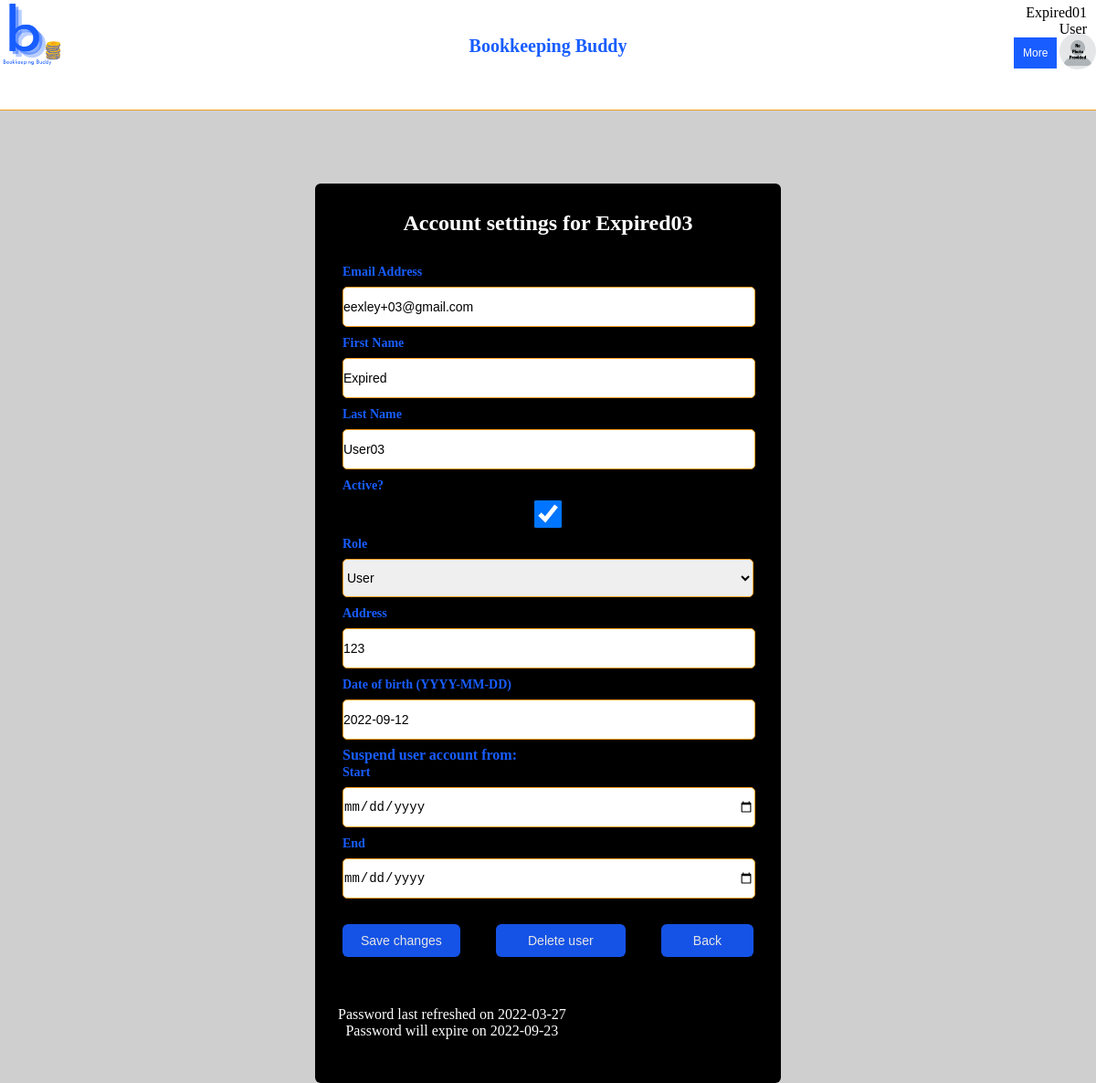
The page /auth/edit_user/Expired03 (signed in) on the database as committed earlier.
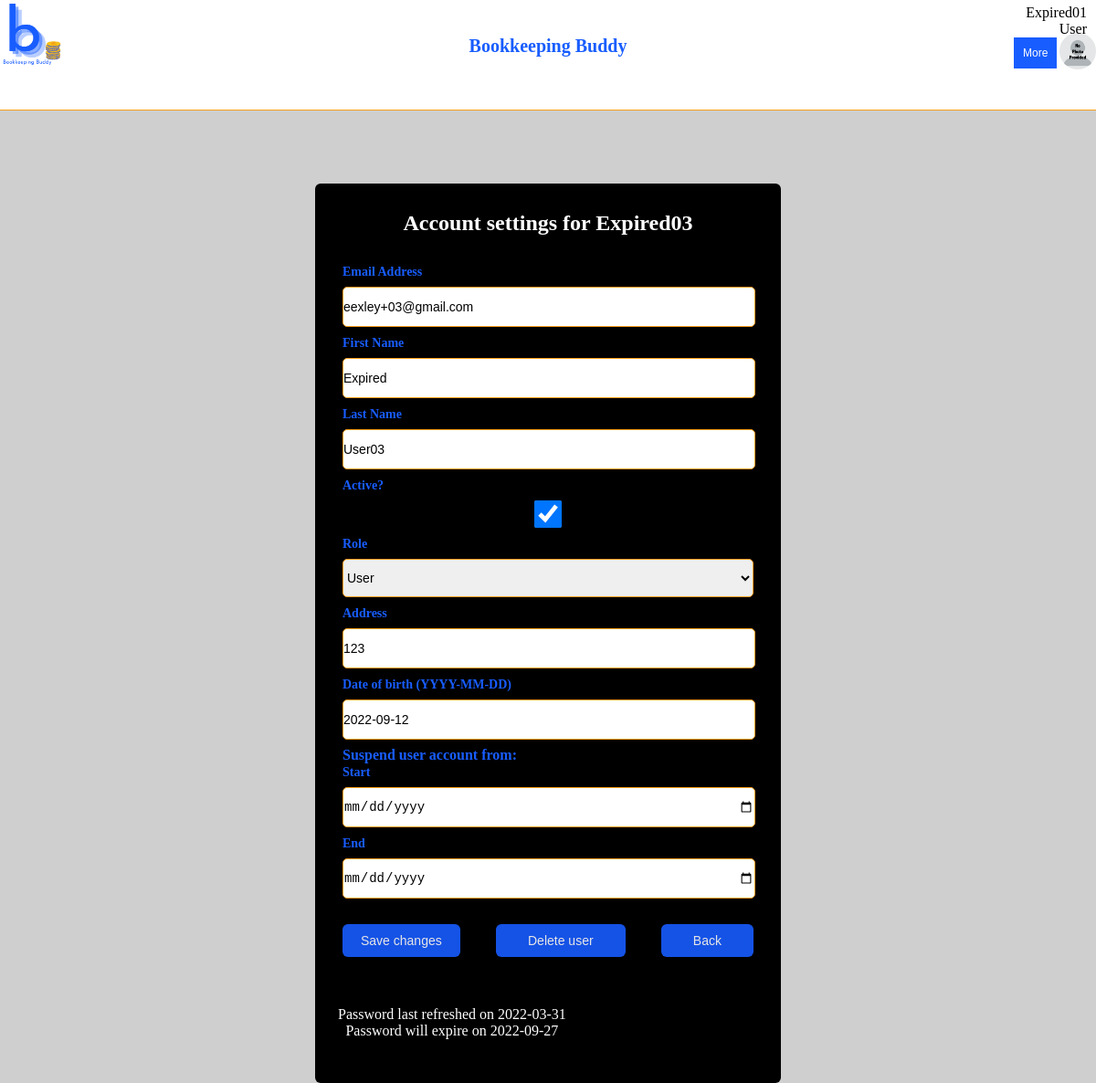
The same page on the database as committed later.
### tables this page shows
CREATE TABLE users (
  username TEXT PRIMARY KEY UNIQUE,
  email_address TEXT NOT NULL,
  first_name TEXT NOT NULL,
  last_name TEXT NOT NULL,
  active INTEGER NOT NULL,
  role INTEGER NOT NULL,
  picture BLOB,
  password TEXT NOT NULL,
  address TEXT NOT NULL,
  DOB TEXT NOT NULL,
  old_passwords TEXT NOT NULL,
  password_refresh_date TEXT NOT NULL,
  incorrect_login_attempts INTEGER NOT NULL,
  suspend_start_date TEXT,
  suspend_end_date TEXT,
  creation_date TEXT NOT NULL,
  first_pet TEXT NOT NULL,
  city_born TEXT NOT NULL,
  year_graduated_hs INTEGER NOT NULL
);

### appl_domain/auth.py (the view, shortened to what this page needs)
@bp.route('/edit_user/<username>', methods=('GET', 'POST'))
@login_required
def edit_user(username):
    db = get_db()
    user = db.execute(
        "SELECT * FROM users WHERE username = ?", (username,)
    ).fetchone()
    password_refresh_date = user['password_refresh_date']
    password_refresh_date = datetime.fromisoformat(password_refresh_date)
    password_expires = password_refresh_date + timedelta(days=180)
    password_expires = password_expires.date().__str__()
    if request.method == 'GET':
        return render_template('auth/edit_user.html', user=user, password_expires=password_expires)

### appl_domain/auth.py (called while the page is built)
def login_required(view):
    @functools.wraps(view)
    def wrapped_view(**kwargs):
        if g.user is None:
            return redirect(url_for('auth.login'))
        return view(**kwargs)
    return wrapped_view

@bp.before_app_request
def load_logged_in_user():
    username = session.get('username')
    if username is None:
        g.user = None
    else:
        g.user = get_db().execute(
            "SELECT * FROM users WHERE username = ?", (username,)
        ).fetchone()

### appl_domain/db.py (called while the page is built)
def get_db():
    if 'db' not in g:
        g.db = sqlite3.connect(
            current_app.config['DATABASE'],
            detect_types=sqlite3.PARSE_DECLTYPES
        )
        g.db.row_factory = sqlite3.Row
    return g.db

### appl_domain/templates/auth/edit_user.html (shortened to what the changed rows need)
{% extends 'base.html' %}
{% block content %}
<div class="container">
     <h1>{% block title %}Account settings for {{ user['username'] }}{% endblock %}</h1>
    <form method="post" enctype="multipart/form-data">
        <div class = "form-first">
            <div class = "personal details">
                <div class = "fields">
                    <div class = "input-field">
                    <label for="email_address">Email Address</label>
                        <input name="email_address" type = "email" id="email_address" required value="{{ user['email_address'] }}">
                    </div>
                    <div class = "input-field">
                         <label for="first_name">First Name</label>
                        <input name="first_name" id="first_name" required value="{{ user['first_name'] }}">
                    </div>
                    <div class = "input-field">
                     <label for="last_name">Last Name</label>
                        <input name="last_name" id="last_name" required value="{{ user['last_name'] }}">
                    </div>
                    <div class = "input-field">
                        <label for="role">Role</label><br>
                        <select name="role" id="role" style="width: 100%;
                        outline: none;
                        color: #333;
                        font-size: 14px;
                        border: 1px solid #F89E19;
                        border-radius: 5px;
                        color: black;
                        height: 42px;
                        margin: 8px 0;">
                        <option value="0" {% if user['role'] == 0 %} selected {% endif %}>User</option>
                    </select>
                        </div>
                    <div class = "input-field">
                            <label for="address">Address</label>
                        <input name="address" id="address" required value="{{ user['address'] }}">
                    </div><br>
                   <div class = "input-field">
                        <label for="DOB">Date of birth (YYYY-MM-DD)</label>
                        <input name="DOB" id="DOB" required value="{{ user['DOB'] }}">
                    </div>
                    <div class="instructions" style="color: white; margin-top: 12px;margin-left: 15px;text-align: center">
                        <p style="color: white; margin-top: 12px;margin-left: -20px;text-align: center">
                            Password last refreshed on {{ user['password_refresh_date'] }}<br>
                            Password will expire on {{ password_expires }}
                        </p>
                        <br>
                    </div>
                </div>
            </div>
            </div>
        </form>
</div>
{% endblock %}

Rows that differ between the two databases and show on the page:
changed users "Expired03": password_refresh_date "2022-03-27" → "2022-03-31"
Other text that changed with them:
{{ password_expires }}: "2022-09-23" → "2022-09-27"
